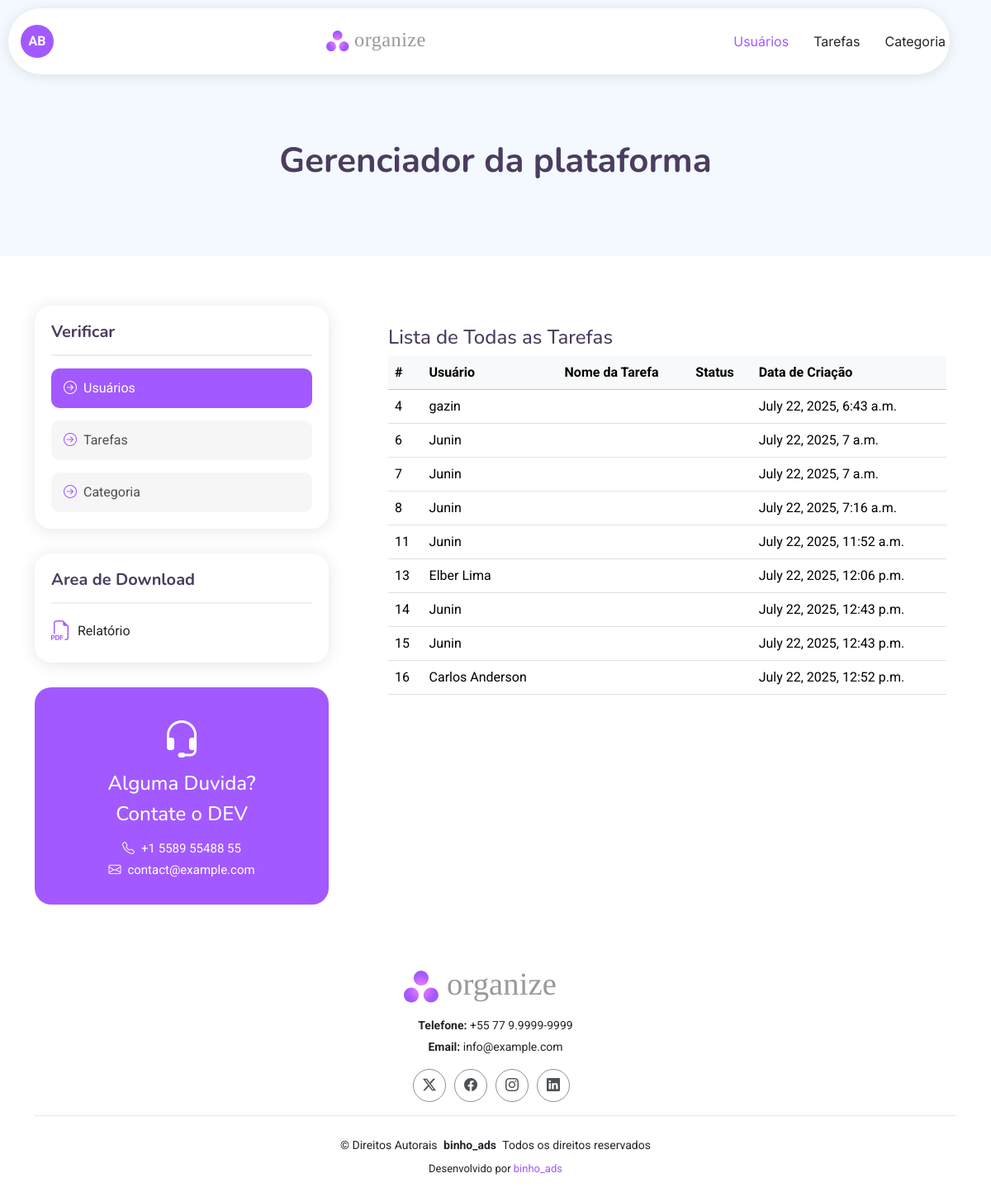
Page /todas_tarefas/ (signed in) on the committed database.
### tarefa/models.py (models this page shows, shortened)
class Tarefa(models.Model):
    usuario = models.ForeignKey(User, on_delete=models.CASCADE)
    categoria = models.ForeignKey(Categoria, on_delete=models.SET_NULL, null=True, blank=True)
    titulo = models.CharField(max_length=255)
    descricao = models.TextField()
    data_criacao = models.DateTimeField(auto_now_add=True)
    data_limite = models.DateTimeField()
    concluida = models.BooleanField(default=False)

### tarefa/views.py (the view)
# urls.py: path('todas_tarefas/', views.lista_todas_tarefas, name='lista_todas_tarefas'),
@user_passes_test(is_admin)
def lista_todas_tarefas(request):
    tarefas = Tarefa.objects.all()  # Obtém todas as tarefas de todos os usuários
    return render(request, 'lista_todas_tarefas.html', {'tarefas': tarefas})

### tarefa/views.py (called while the page is built)
def is_admin(user):
    return user.is_staff  # Verifica se o usuário tem permissão de admin (é um staff no Django)

### tarefa/templates/lista_todas_tarefas.html (shortened to what this page needs)
{% load static %}
<!DOCTYPE html>
<html lang="pt_BR">
<head>
  <link href="{% static 'vendor/bootstrap/css/bootstrap.min.css' %}" rel="stylesheet">
  <link href="{% static 'vendor/bootstrap-icons/bootstrap-icons.css' %}" rel="stylesheet">
  <link href="{% static 'vendor/aos/aos.css' %}" rel="stylesheet">
  <link href="{% static 'vendor/glightbox/css/glightbox.min.css' %}" rel="stylesheet">
  <link href="{% static 'vendor/swiper/swiper-bundle.min.css' %}" rel="stylesheet">
  <link href="{% static 'css/main.css' %}" rel="stylesheet">
</head>
<body class="index-page">
  <header id="header" class="header d-flex align-items-center fixed-top">
    <div class="header-container container-fluid container-xl position-relative d-flex align-items-center justify-content-between">
      <a href="#" class="logo d-flex align-items-center me-auto me-xl-0">
        <img src="{% static 'img\logoorganize.svg' %}" alt="Logo do site" class="img-fluid">
      </a>
      <nav id="navmenu" class="navmenu d-flex align-items-center">
        <ul class="d-none d-xl-flex">
          <li><a href="{% url 'usuario:lista_usuarios' %}" class="active">Usuários</a></li>
          <li><a href="{% url 'tarefa:lista_todas_tarefas' %}">Tarefas</a></li>
          <li><a href="{% url 'tarefa:lista_categorias' %}">Categoria</a></li>
        </ul>
      </nav>
      <div class="user-profile position-relative">
        <div class="profile-circle" onclick="toggleDropdown()">
        </div>
      </div>
    </div>
  </header>
  <main class="main">
    <div class="page-title light-background">
      <div class="container">
        <h1>Gerenciador da plataforma</h1>
      </div>
    </div>
    <section id="service-details" class="service-details section">
      <div class="container">
        <div class="row gy-5">
          <div class="col-lg-4" data-aos="fade-up" data-aos-delay="100">
            <div class="service-box">
              <h4>Verificar</h4>
              <div class="services-list">
                <a href="{% url 'usuario:lista_usuarios' %}" class="active"><i class="bi bi-arrow-right-circle"></i><span>Usuários</span></a>
                <a href="{% url 'tarefa:lista_todas_tarefas' %}"><i class="bi bi-arrow-right-circle"></i><span>Tarefas</span></a>
                <a href="{% url 'tarefa:lista_categorias' %}"><i class="bi bi-arrow-right-circle"></i><span>Categoria</span></a>
              </div>
            </div>
            <div class="service-box">
              <h4>Area de Download</h4>
              <div class="download-catalog">
                <a href="#"><i class="bi bi-filetype-pdf"></i><span>Relatório</span></a>
              </div>
            </div>
            <div class="help-box d-flex flex-column justify-content-center align-items-center">
              <i class="bi bi-headset help-icon"></i>
              <h4>Alguma Duvida?</h4>
              <h4>Contate o DEV</h4>
              <p class="d-flex align-items-center mt-2 mb-0"><i class="bi bi-telephone me-2"></i> <span>+1 5589 55488 55</span></p>
              <p class="d-flex align-items-center mt-1 mb-0"><i class="bi bi-envelope me-2"></i> <a href="mailto:contact@example.com">contact@example.com</a></p>
            </div>
          </div>
          {% block content %}
            <div class="col-lg-8 ps-lg-5" data-aos="fade-up" data-aos-delay="200">
                <div class="container mt-4">
                    <h4>Lista de Todas as Tarefas</h4>
                    <div class="table-responsive">
                        <table class="table align-middle">
                            <thead class="table-light">
                                <tr>
                                    <th>#</th>
                                    <th>Usuário</th>
                                    <th>Nome da Tarefa</th>
                                    <th>Status</th>
                                    <th>Data de Criação</th>
                                </tr>
                            </thead>
                            <tbody>
                                {% for tarefa in tarefas %}
                                <tr>
                                    <td>{{ tarefa.id }}</td>
                                    <td>{{ tarefa.usuario.get_full_name|default:tarefa.usuario.username }}</td>
                                    <td>{{ tarefa.nome }}</td>
                                    <td>{{ tarefa.get_status_display }}</td>
                                    <td>{{ tarefa.data_criacao }}</td>
                                </tr>
                                {% empty %}
                                <tr>
                                    <td colspan="5" class="text-center">Nenhuma tarefa encontrada.</td>
                                </tr>
                                {% endfor %}
                            </tbody>
                        </table>
                    </div>
                </div>
            </div>
{% endblock %}
        </div>
      </div>
    </section>
  </main>
  <footer id="footer" class="footer">
    <div class="container text-center">
      <a href="{% url 'tarefa:home' %}" class="logo d-flex justify-content-center mb-3">
        <img src="{% static 'img/logoorganize.svg' %}" alt="Logo do site" style="max-height: 40px;">
      </a>
      <div class="footer-contact mb-3">
        <p><strong>Telefone:</strong> +55 77 9.9999-9999</p>
        <p><strong>Email:</strong> info@example.com</p>
      </div>
      <div class="social-links d-flex justify-content-center mb-3">
        <a href="#"><i class="bi bi-twitter-x"></i></a>
        <a href="#"><i class="bi bi-facebook"></i></a>
        <a href="#"><i class="bi bi-instagram"></i></a>
        <a href="#"><i class="bi bi-linkedin"></i></a>
      </div>
      <div class="copyright">
        <p>© <span>Direitos Autorais</span> <strong class="px-1">binho_ads</strong> <span>Todos os direitos reservados</span></p>
        <div class="credits">
          Desenvolvido por <a href="#">binho_ads</a>
        </div>
      </div>
    </div>
  </footer>
</body>
</html>

### rows in the picture
Tarefa: id "4", usuario.get_full_name "gazin", data_criacao "July 22, 2025, 6:43 a.m."
Tarefa: id "6", usuario.get_full_name "Junin", data_criacao "July 22, 2025, 7 a.m."
Tarefa: id "7", usuario.get_full_name "Junin", data_criacao "July 22, 2025, 7 a.m."
Tarefa: id "8", usuario.get_full_name "Junin", data_criacao "July 22, 2025, 7:16 a.m."
Tarefa: id "11", usuario.get_full_name "Junin", data_criacao "July 22, 2025, 11:52 a.m."
Tarefa: id "13", usuario.get_full_name "Elber Lima", data_criacao "July 22, 2025, 12:06 p.m."
Tarefa: id "14", usuario.get_full_name "Junin", data_criacao "July 22, 2025, 12:43 p.m."
Tarefa: id "15", usuario.get_full_name "Junin", data_criacao "July 22, 2025, 12:43 p.m."
Tarefa: id "16", usuario.get_full_name "Carlos Anderson", data_criacao "July 22, 2025, 12:52 p.m."
